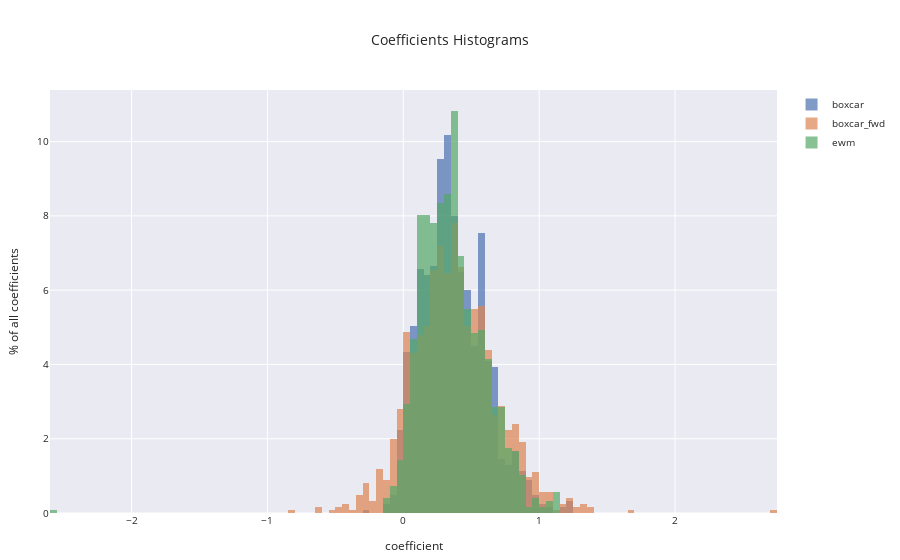

Write notebook code for a chart like this one.
### Code cell
ticker = ["AAPL"]
time = times[0]
fig = utils.go.Figure()
fig.add_histogram(x=df_betas[("boxcar", "beta_1", f"t_{time:02d}")].loc[ticker].values, histnorm="percent", name="boxcar", opacity=0.7)
fig.add_histogram(x=df_betas[("boxcar_fwd", "beta_1", "t_05")].loc[ticker].values, histnorm="percent", name="boxcar_fwd", opacity=0.7)
fig.add_histogram(x=df_betas[("ewm", "beta_1", f"t_{time:02d}")].loc[ticker].values, histnorm="percent", name="ewm", opacity=0.7)
fig.update_layout(
    title_text=("Coefficients Histograms"),
    font=dict(size=10),
    margin=dict(l=50, r=10, b=40, t=90),
    barmode="overlay",
    yaxis_title="% of all coefficients",
    xaxis_title="coefficient",
)

### Figure 1 — Plotly figure (JSON) as saved in the notebook; plotly's stock layout.template omitted (floating-point values rounded to 4 significant figures; data arrays with more than 128 entries replaced by an {"elided": "..."} marker saying what was removed)
{"data": [{"histnorm": "percent", "name": "boxcar", "opacity": 0.7, "type": "histogram", "x": {"elided": "1259 float values"}}, {"histnorm": "percent", "name": "boxcar_fwd", "opacity": 0.7, "type": "histogram", "x": {"elided": "1259 float values"}}, {"histnorm": "percent", "name": "ewm", "opacity": 0.7, "type": "histogram", "x": {"elided": "1259 float values"}}], "layout": {"barmode": "overlay", "font": {"size": 10}, "margin": {"b": 40, "l": 50, "r": 10, "t": 90}, "title": {"text": "Coefficients Histograms"}, "xaxis": {"title": {"text": "coefficient"}}, "yaxis": {"title": {"text": "% of all coefficients"}}}}
